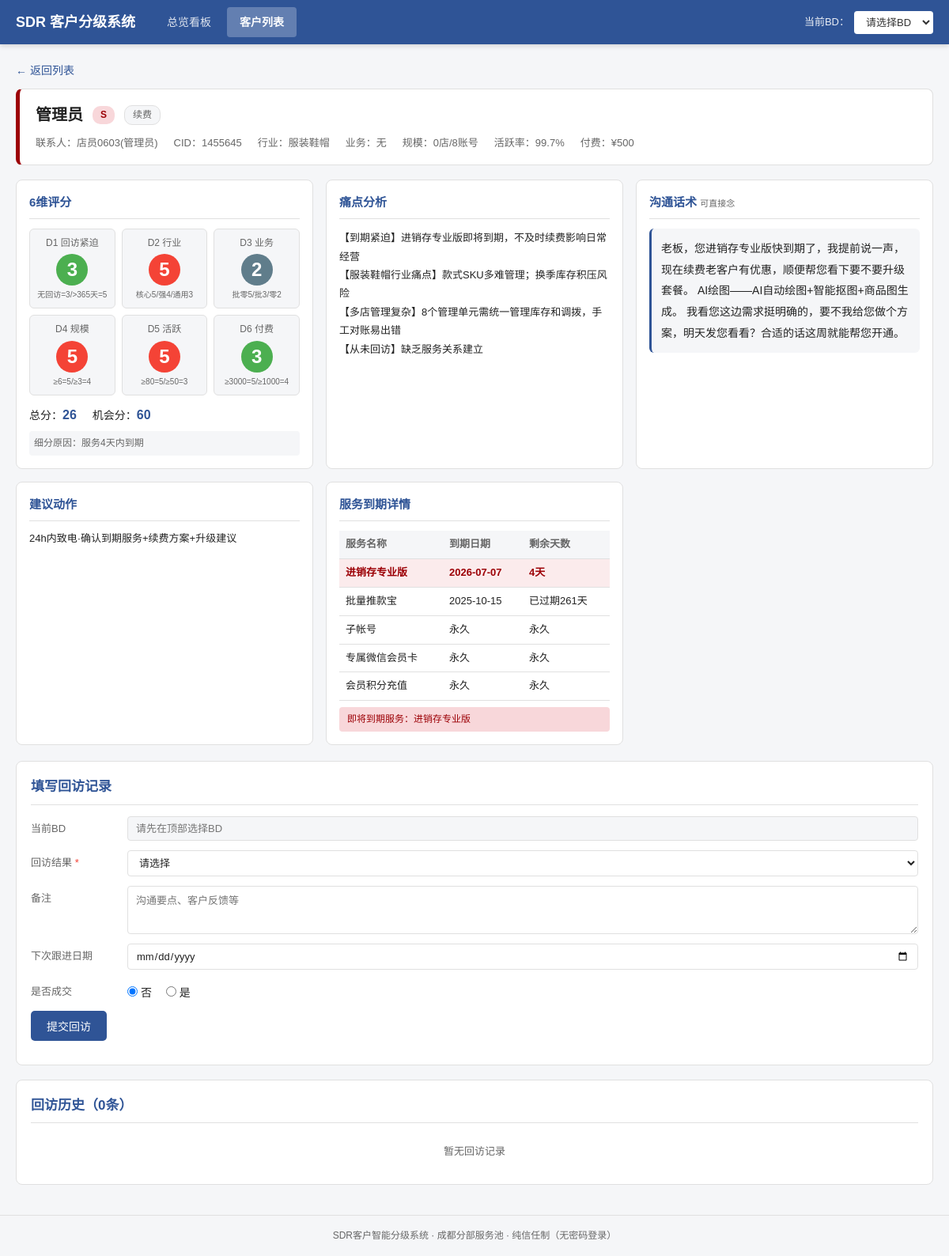
The app's page /customer/1455645 with its own data.
### tables this page shows
CREATE TABLE customers (
        cid TEXT PRIMARY KEY,
        name TEXT, contact TEXT, phone TEXT,
        industry TEXT, biz_type TEXT,
        store_count INTEGER, sub_accounts INTEGER,
        active_rate REAL, login_days INTEGER, total_days INTEGER,
        pay_amount REAL, hard_qty INTEGER,
        last_visit_record TEXT, visit_time INTEGER,
        intention TEXT, sys_type INTEGER, reg_date TEXT,
        expiring_services TEXT,
        services TEXT,
        score INTEGER, sub_grade TEXT, sub_reason TEXT,
        opportunity_score INTEGER, opportunity_type TEXT,
        d1 INTEGER, d2 INTEGER, d3 INTEGER, d4 INTEGER, d5 INTEGER, d6 INTEGER,
        painpoints TEXT, script TEXT, action TEXT,
        days_since_visit INTEGER,
        updated_at TIMESTAMP
    );

### app.py (the view)
@app.route('/customer/<cid>')
def customer_detail(cid):
    db = get_db()
    c = db.execute('SELECT * FROM customers WHERE cid=?', (cid,)).fetchone()
    if not c:
        return '客户不存在', 404
    services = json.loads(c['services']) if c['services'] else []
    expiring = json.loads(c['expiring_services']) if c['expiring_services'] else []
    visits = db.execute(
        'SELECT * FROM visit_records WHERE cid=? ORDER BY created_at DESC',
        (cid,)
    ).fetchall()
    import re as _re
    def _mask_phone(text):
        if not text:
            return text
        return _re.sub(r'1[3-9]\d{9}', lambda m: m.group()[:3] + '****' + m.group()[-4:], str(text))
    c_dict = dict(c)
    c_dict['name'] = _mask_phone(c_dict.get('name', ''))
    c_dict['contact'] = _mask_phone(c_dict.get('contact', ''))
    phone = c_dict.get('phone', '') or ''
    if len(phone) >= 11:
        c_dict['phone_masked'] = phone[:3] + '****' + phone[-4:]
    else:
        c_dict['phone_masked'] = '****'
    c_dict['phone'] = ''  # 完整号码不传给前端
    return render_template('customer_detail.html', c=c_dict, services=services,
                           expiring=expiring, visits=visits,
                           visit_results=VISIT_RESULTS,
                           bd_names=BD_NAMES)

### app.py (called while the page is built)
def get_db():
    if 'db' not in g:
        g.db = sqlite3.connect(DB_PATH)
        g.db.row_factory = sqlite3.Row
    return g.db

### templates/customer_detail.html (shortened to what this page needs)
{% extends 'base.html' %}
{% block content %}
<a class="back-link" href="/customers">← 返回列表</a>
<div class="detail-header row-{{ c.sub_grade }}">
  <div class="detail-title">
    <h1>{{ c.name or '-' }}</h1>
    <span class="grade-badge grade-{{ c.sub_grade }}">{{ c.sub_grade }}</span>
    <span class="opp-tag">{{ c.opportunity_type or '' }}</span>
  </div>
  <div class="detail-meta">
    <span>联系人：{{ c.contact or '-' }}</span>
    <span>CID：{{ c.cid }}</span>
    <span>行业：{{ c.industry }}</span>
    <span>业务：{{ c.biz_type }}</span>
    <span>规模：{{ c.store_count }}店/{{ c.sub_accounts }}账号</span>
    <span>活跃率：{{ "%.1f"|format(c.active_rate) }}%</span>
    <span>付费：{% if c.pay_amount > 0 %}¥{{ "%.0f"|format(c.pay_amount) }}{% else %}未付费{% endif %}</span>
  </div>
</div>
<div class="detail-grid">
  <div class="detail-card">
    <h3>6维评分</h3>
    <div class="score-grid">
      <div class="score-block"><div class="score-label">D1 回访紧迫</div><div class="score-val s{{ c.d1 }}">{{ c.d1 }}</div><div class="score-desc">无回访=3/>365天=5</div></div>
      <div class="score-block"><div class="score-label">D2 行业</div><div class="score-val s{{ c.d2 }}">{{ c.d2 }}</div><div class="score-desc">核心5/强4/通用3</div></div>
      <div class="score-block"><div class="score-label">D3 业务</div><div class="score-val s{{ c.d3 }}">{{ c.d3 }}</div><div class="score-desc">批零5/批3/零2</div></div>
      <div class="score-block"><div class="score-label">D4 规模</div><div class="score-val s{{ c.d4 }}">{{ c.d4 }}</div><div class="score-desc">≥6=5/≥3=4</div></div>
      <div class="score-block"><div class="score-label">D5 活跃</div><div class="score-val s{{ c.d5 }}">{{ c.d5 }}</div><div class="score-desc">≥80=5/≥50=3</div></div>
      <div class="score-block"><div class="score-label">D6 付费</div><div class="score-val s{{ c.d6 }}">{{ c.d6 }}</div><div class="score-desc">≥3000=5/≥1000=4</div></div>
    </div>
    <div class="score-total">
      <span>总分：<b>{{ c.score }}</b></span>
      <span>机会分：<b>{{ c.opportunity_score }}</b></span>
    </div>
    <div class="sub-reason">细分原因：{{ c.sub_reason or '-' }}</div>
  </div>
  <div class="detail-card">
    <h3>痛点分析</h3>
    <div class="painpoints">{{ c.painpoints or '无' }}</div>
  </div>
  <div class="detail-card">
    <h3>沟通话术 <span class="card-hint">可直接念</span></h3>
    <div class="script-text">{{ c.script or '无' }}</div>
  </div>
  <div class="detail-card">
    <h3>建议动作</h3>
    <div class="action-text">{{ c.action or '无' }}</div>
  </div>
  <div class="detail-card">
    <h3>服务到期详情</h3>
    {% if services %}
    <table class="svc-table">
      <thead><tr><th>服务名称</th><th>到期日期</th><th>剩余天数</th></tr></thead>
      <tbody>
        {% for s in services %}
        <tr class="{% if s.days_to_expire is not none and s.days_to_expire >= 0 and s.days_to_expire <= 7 %}svc-urgent{% elif s.days_to_expire is not none and s.days_to_expire >= 0 and s.days_to_expire <= 30 %}svc-warn{% endif %}">
          <td>{{ s.name }}</td>
          <td>{{ s.end_date or '-' }}</td>
          <td>{% if s.days_to_expire is none %}永久{% elif s.days_to_expire < 0 %}已过期{{ -s.days_to_expire }}天{% else %}{{ s.days_to_expire }}天{% endif %}</td>
        </tr>
        {% endfor %}
      </tbody>
    </table>
    {% if expiring %}
    <div class="expiring-note">即将到期服务：{{ expiring|join('、') }}</div>
    {% endif %}
    {% else %}
    <div class="empty">无服务记录</div>
    {% endif %}
  </div>
</div>
<div class="visit-form-section" id="visit-form">
  <h2>填写回访记录</h2>
  <form id="visitForm">
    <div class="form-row">
      <label>当前BD</label>
      <input type="text" id="bdNameInput" readonly placeholder="请先在顶部选择BD">
    </div>
    <div class="form-row">
      <label>回访结果 <span class="req">*</span></label>
      <select id="resultInput" required>
        <option value="">请选择</option>
      </select>
    </div>
    <div class="form-row">
      <label>备注</label>
      <textarea id="noteInput" rows="3" placeholder="沟通要点、客户反馈等"></textarea>
    </div>
    <div class="form-row">
      <label>下次跟进日期</label>
      <input type="date" id="nextDateInput">
    </div>
    <div class="form-row">
      <label>是否成交</label>
      <div class="radio-group">
        <label><input type="radio" name="deal" value="否" checked> 否</label>
        <label><input type="radio" name="deal" value="是"> 是</label>
      </div>
    </div>
    <div class="form-row">
      <button type="submit" class="btn-primary">提交回访</button>
    </div>
  </form>
</div>
<div class="visit-history-section">
  <h2>回访历史（{{ visits|length }}条）</h2>
  {% if visits %}
  <table class="visit-table">
    <thead><tr><th>时间</th><th>BD</th><th>结果</th><th>备注</th><th>下次跟进</th><th>成交</th></tr></thead>
    <tbody>
      {% for v in visits %}
      <tr>
        <td class="td-time">{{ v.created_at }}</td>
        <td>{{ v.bd_name }}</td>
        <td><span class="result-tag">{{ v.result }}</span></td>
        <td class="td-note">{{ v.note or '-' }}</td>
        <td>{{ v.next_date or '-' }}</td>
        <td>{% if v.deal == '是' %}<span class="deal-yes">是</span>{% else %}否{% endif %}</td>
      </tr>
      {% endfor %}
    </tbody>
  </table>
  {% else %}
  <div class="empty">暂无回访记录</div>
  {% endif %}
</div>
{% endblock %}

### records on screen
customers: name "管理员", sub_grade "S", opportunity_type "续费", contact "店员0603(管理员)", cid "1455645", industry "服装鞋帽", biz_type "无", store_count "0", sub_accounts "8", active_rate "99.7", pay_amount "500", d1 "3", d2 "5", d3 "2", d4 "5", d5 "5", d6 "3", score "26", opportunity_score "60", sub_reason "服务4天内到期", painpoints "【到期紧迫】进销存专业版即将到期，不及时续费影响日常经营 【服装鞋帽行业痛点】款式SKU多难管理；换季库存积压风险 【多店管理复杂】8个管理单元需统一管理库存和调拨，手工对账易出错 【从未回访】缺乏服务关系建立", script "老板，您进销存专业版快到期了，我提前说一声，现在续费老客户有优惠，顺便帮您看下要不要升级套餐。 AI绘图——AI自动绘图+智能抠图+商品图生成。 我看您这边需求挺明确的，要不我给您做个方案，明天发您看看？合适的话这周就能帮您开通。", action "24h内致电·确认到期服务+续费方案+升级建议"

### other values on screen
{{ s.name }} "进销存专业版" "批量推款宝" "子帐号" "专属微信会员卡" "会员积分充值"
{{ s.end_date or '-' }} "2026-07-07" "2025-10-15" "永久" "永久" "永久"
{{ s.days_to_expire }} "4"
{{ s.days_to_expire }} "261"
{{ expiring|join('、') }} "进销存专业版"
{{ visits|length }} "0"
